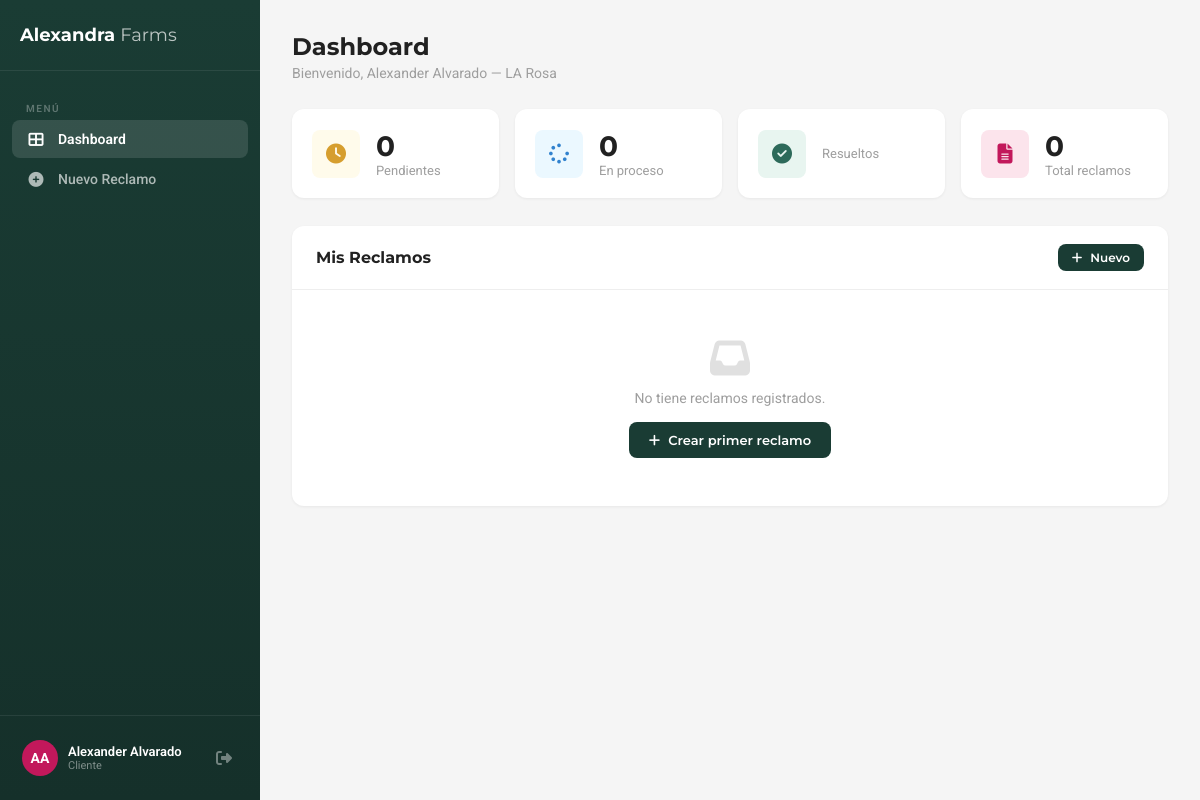
The page /reclamos/ (signed in) on the database as committed earlier.
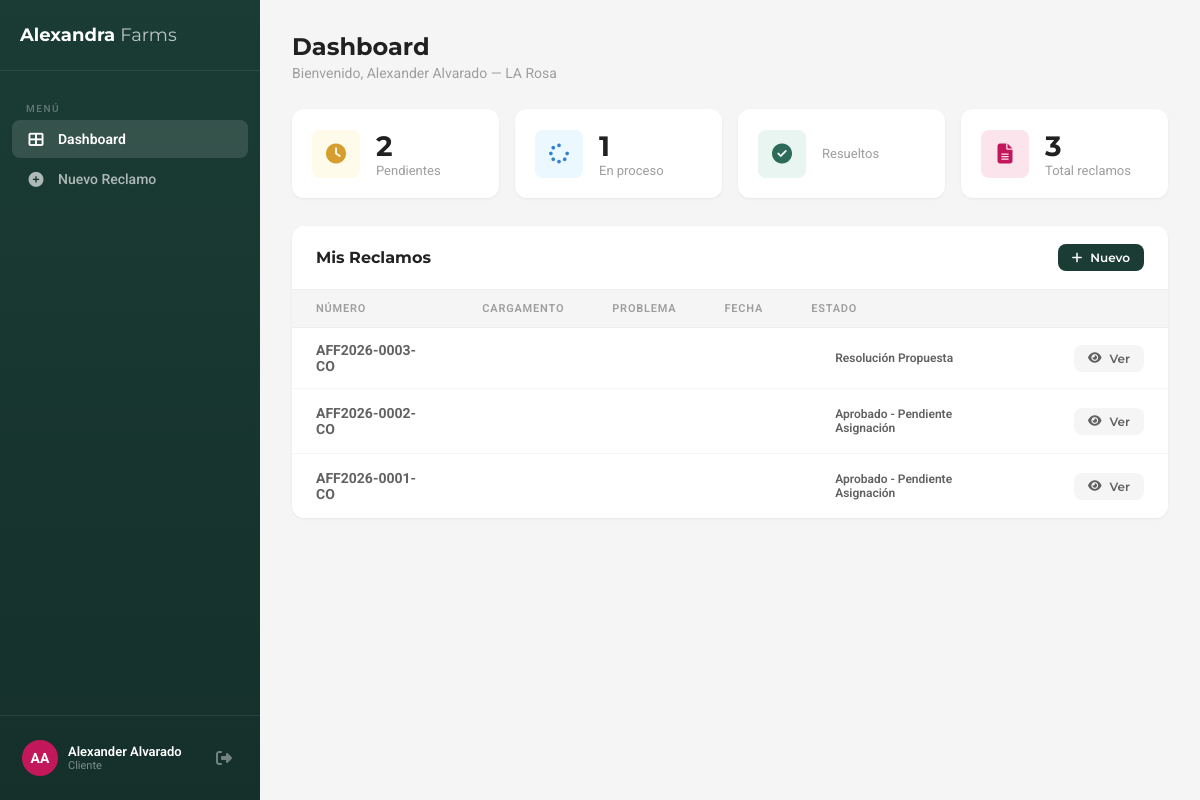
The same page on the database as committed later.
### cuentas/models.py (models this page shows, shortened)
class Perfil(models.Model):
    ROLES = (
        ('cliente_comprador', _('Cliente Comprador')),
        ('empleado', _('Empleado Interno')),
    )
    DEPARTAMENTOS = (
        ('ventas', _('Ventas')),
        ('calidad', _('Control de Calidad')),
        ('poscosecha', _('Poscosecha')),
        ('produccion', _('Producción')),
        ('exportaciones', _('Exportaciones')),
        ('gerencia', _('Gerencia General')),
        ('admin', _('Administrador TI')),
    )
    IDIOMAS = (
        ('es', _('Español')),
        ('en', _('English')),
        ('ru', _('Русский')),
    )
    user = models.OneToOneField(User, on_delete=models.CASCADE, related_name='perfil')
    role = models.CharField(max_length=20, choices=ROLES, verbose_name=_('Rol'))
    departamento = models.CharField(max_length=20, choices=DEPARTAMENTOS, null=True, blank=True, verbose_name=_('Departamento'))
    phone = models.CharField(max_length=30, blank=True, verbose_name=_('Teléfono'))
    company_name = models.CharField(max_length=200, blank=True, verbose_name=_('Empresa'))
    country = models.CharField(max_length=100, blank=True, verbose_name=_('País'))
    preferred_language = models.CharField(
        max_length=2, choices=IDIOMAS, default='es', verbose_name=_('Idioma preferido')
    )
    must_change_password = models.BooleanField(
        default=False, verbose_name=_('Debe cambiar contraseña')
    )
    temp_password_expires_at = models.DateTimeField(
        null=True, blank=True, verbose_name=_('Expiración de contraseña temporal')
    )
    failed_attempts = models.IntegerField(default=0, verbose_name=_('Intentos fallidos'))
    locked_until = models.DateTimeField(
        null=True, blank=True, verbose_name=_('Bloqueado hasta')
    )
    created_at = models.DateTimeField(auto_now_add=True, verbose_name=_('Creado el'))
    class Meta:
        verbose_name = _('Perfil')
        verbose_name_plural = _('Perfiles')

### reclamos/models.py (models this page shows, shortened)
class Reclamo(models.Model):
    ESTADOS = (
        ('pendiente_validacion', _('Pendiente Validación')),
        ('en_validacion', _('En Validación')),
        ('aprobado_pendiente', _('Aprobado - Pendiente Asignación')),
        ('rechazado', _('Rechazado')),
        ('en_proceso', _('En Proceso')),
        ('en_investigacion', _('En Investigación')),
        ('resolucion_propuesta', _('Resolución Propuesta')),
        ('resuelto', _('Resuelto')),
        ('cerrado', _('Cerrado')),
    )
    numero = models.CharField(max_length=25, unique=True, editable=False, verbose_name=_('Número'))
    cliente = models.ForeignKey(Perfil, on_delete=models.CASCADE, related_name='reclamos', verbose_name=_('Cliente'))
    tipo_problema = models.ForeignKey(TipoProblema, on_delete=models.PROTECT, verbose_name=_('Tipo de problema'))
    variedad_rosa = models.CharField(max_length=100, verbose_name=_('Variedad de rosa'))
    numero_guia_master = models.CharField(max_length=100, verbose_name=_('Número de Guía Master'))
    fecha_despacho = models.DateField(verbose_name=_('Fecha de despacho'))
    descripcion = models.TextField(verbose_name=_('Descripción detallada'))
    estado = models.CharField(max_length=25, choices=ESTADOS, default='pendiente_validacion', verbose_name=_('Estado'))
    inspector_calidad = models.ForeignKey(
        Perfil, on_delete=models.SET_NULL, null=True, blank=True,
        related_name='reclamos_inspeccionados', verbose_name=_('Inspector de Calidad')
    )
    motivo_rechazo = models.ForeignKey(
        MotivoRechazo, on_delete=models.SET_NULL, null=True, blank=True,
        verbose_name=_('Motivo de Rechazo')
    )
    observaciones_internas_calidad = models.TextField(blank=True, verbose_name=_('Observaciones Internas (Calidad)'))
    zona_horaria_cliente = models.CharField(max_length=50, default='America/New_York', verbose_name=_('Zona horaria cliente'))
    created_at = models.DateTimeField(auto_now_add=True)
    updated_at = models.DateTimeField(auto_now=True)
    class Meta:
        verbose_name = _('Reclamo')
        verbose_name_plural = _('Reclamos')
        ordering = ['-created_at']
        permissions = [
            ("puede_validar_calidad", "Puede validar reclamos como Control de Calidad"),
            ("puede_ver_gerencia", "Puede ver dashboard gerencial"),
        ]

### cuentas/views.py (the view)
        @login_required
        def wrapper(request, *args, **kwargs):
            try:
                perfil = request.user.perfil
            except Perfil.DoesNotExist:
                logout(request)
                return redirect('login')
            if perfil.must_change_password:
                return redirect('cambiar_password')
            if perfil.role in roles:
                return view_func(request, *args, **kwargs)
            else:
                logout(request)
                messages.error(request, 'sin_permiso')
                return redirect('login')

### cuentas/views.py (called while the page is built)
def role_required(*roles):
    def decorator(view_func):
        @login_required
        def wrapper(request, *args, **kwargs):
            try:
                perfil = request.user.perfil
            except Perfil.DoesNotExist:
                logout(request)
                return redirect('login')
            if perfil.must_change_password:
                return redirect('cambiar_password')
            if perfil.role in roles:
                return view_func(request, *args, **kwargs)
            else:
                logout(request)
                messages.error(request, 'sin_permiso')
                return redirect('login')
        return wrapper
    return decorator

### reclamos/views.py (called while the page is built)
@role_required('cliente_comprador')
def dashboard_cliente(request):
    perfil = request.user.perfil
    reclamos = Reclamo.objects.filter(cliente=perfil).order_by('-created_at')
    pendientes = reclamos.filter(estado__in=['pendiente_validacion', 'en_validacion', 'aprobado_pendiente']).count()
    en_proceso = reclamos.filter(estado__in=['en_proceso', 'en_investigacion', 'resolucion_propuesta']).count()
    finalizados = reclamos.filter(estado__in=['resuelto', 'cerrado', 'rechazado']).count()
    return render(request, 'reclamos/dashboard_cliente.html', {
        'perfil': perfil,
        'reclamos': reclamos,
        'pendientes': pendientes,
        'en_proceso': en_proceso,
        'finalizados': finalizados,
    })

### reclamos/templates/reclamos/dashboard_cliente.html (shortened to what this page needs)
{% extends 'reclamos/base_panel.html' %}
{% block sidebar_nav %}
    <div class="nav-section">Menú</div>
    <a href="{% url 'dashboard_cliente' %}" class="active"><i class="fas fa-th-large"></i> Dashboard</a>
    <a href="{% url 'crear_reclamo' %}"><i class="fas fa-plus-circle"></i> Nuevo Reclamo</a>
{% endblock %}
{% block content %}
    <div class="page-header">
        <h1>Dashboard</h1>
        <p>Bienvenido, {{ request.user.get_full_name }} — {{ perfil.company_name }}</p>
    </div>
    <div class="stats-grid">
        <div class="stat-card">
            <div class="stat-card-icon yellow"><i class="fas fa-clock"></i></div>
            <div><div class="stat-card-value">{{ pendientes }}</div><div class="stat-card-label">Pendientes</div></div>
        </div>
        <div class="stat-card">
            <div class="stat-card-icon blue"><i class="fas fa-spinner"></i></div>
            <div><div class="stat-card-value">{{ en_proceso }}</div><div class="stat-card-label">En proceso</div></div>
        </div>
        <div class="stat-card">
            <div class="stat-card-icon green"><i class="fas fa-check-circle"></i></div>
            <div><div class="stat-card-value">{{ resueltos }}</div><div class="stat-card-label">Resueltos</div></div>
        </div>
        <div class="stat-card">
            <div class="stat-card-icon rose"><i class="fas fa-file-alt"></i></div>
            <div><div class="stat-card-value">{{ reclamos.count }}</div><div class="stat-card-label">Total reclamos</div></div>
        </div>
    </div>
    <div class="table-card">
        <div class="table-card-header">
            <h2>Mis Reclamos</h2>
            <a href="{% url 'crear_reclamo' %}" class="btn btn-primary btn-sm"><i class="fas fa-plus"></i> Nuevo</a>
        </div>
        {% if reclamos %}
        <table>
            <thead>
                <tr>
                    <th>Número</th>
                    <th>Cargamento</th>
                    <th>Problema</th>
                    <th>Fecha</th>
                    <th>Estado</th>
                    <th></th>
                </tr>
            </thead>
            <tbody>
                {% for r in reclamos %}
                <tr>
                    <td><strong>{{ r.numero }}</strong></td>
                    <td>{{ r.numero_cargamento }}</td>
                    <td>{{ r.get_tipo_problema_display }}</td>
                    <td>{{ r.fecha_reclamo|date:"d/m/Y" }}</td>
                    <td>
                        <span class="badge badge-{{ r.estado }}">
                            <span class="badge-dot"></span>
                            {{ r.get_estado_display }}
                        </span>
                    </td>
                    <td><a href="{% url 'detalle_reclamo' r.pk %}" class="btn btn-secondary btn-sm"><i class="fas fa-eye"></i> Ver</a></td>
                </tr>
                {% endfor %}
            </tbody>
        </table>
        {% else %}
        <div style="padding:48px 24px;text-align:center;">
            <i class="fas fa-inbox" style="font-size:40px;color:var(--gray-300);margin-bottom:12px;display:block;"></i>
            <p style="color:var(--gray-500);font-size:14px;">No tiene reclamos registrados.</p>
            <a href="{% url 'crear_reclamo' %}" class="btn btn-primary" style="margin-top:16px;"><i class="fas fa-plus"></i> Crear primer reclamo</a>
        </div>
        {% endif %}
    </div>
{% endblock %}

### reclamos/templates/reclamos/base_panel.html (shortened to what this page needs)
{% load static %}
<!DOCTYPE html>
<html lang="es">
<head>
    <link rel="stylesheet" href="https://cdnjs.cloudflare.com/ajax/libs/font-awesome/6.4.0/css/all.min.css"/>
</head>
<body>
    <aside class="sidebar" id="sidebar">
        <div class="sidebar-logo">
            <a href="#">Alexandra <span>Farms</span></a>
        </div>
        <nav class="sidebar-nav">
            {% block sidebar_nav %}{% endblock %}
        </nav>
        <div class="sidebar-footer">
            <div class="sidebar-user">
                <div class="sidebar-avatar">{{ request.user.first_name.0 }}{{ request.user.last_name.0 }}</div>
                <div class="sidebar-user-info">
                    <div class="sidebar-user-name">{{ request.user.get_full_name }}</div>
                    <div class="sidebar-user-role">
                        {% if perfil.role == 'cliente_comprador' %}Cliente
                        {% elif perfil.role == 'empleado' %}{{ perfil.get_departamento_display }}
                        {% endif %}
                    </div>
                </div>
                <a href="{% url 'logout' %}" class="sidebar-logout" title="Cerrar sesión"><i class="fas fa-sign-out-alt"></i></a>
            </div>
        </div>
    </aside>
    <main class="main-content">
        {% block content %}{% endblock %}
    </main>
</body>
</html>

Rows that differ between the two databases and show on the page:
added Reclamo: numero "AFF2026-0003-CO", estado "Resolución Propuesta"
added Reclamo: numero "AFF2026-0002-CO", estado "Aprobado - Pendiente Asignación"
added Reclamo: numero "AFF2026-0001-CO", estado "Aprobado - Pendiente Asignación"
Other text that changed with them:
{{ pendientes }}: "0" → "2"
{{ en_proceso }}: "0" → "1"
{{ reclamos.count }}: "0" → "3"
text no longer shown: "No tiene reclamos registrados. Crear primer reclamo"
text now shown: "NÚMERO CARGAMENTO PROBLEMA FECHA ESTADO"
